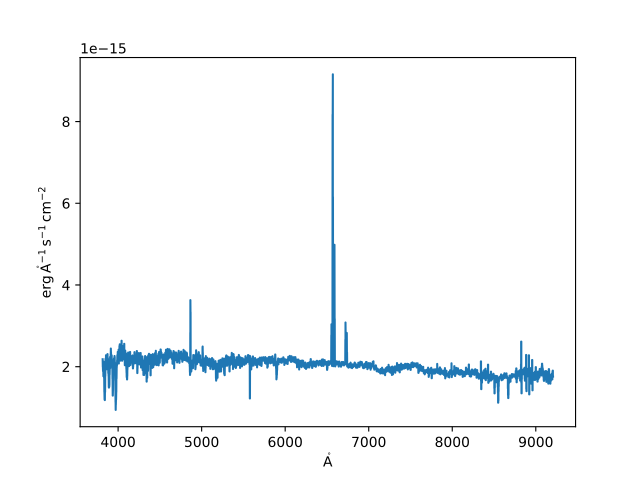

Source code (Python):
# We begin with some basic  imports:

from astropy.io import fits
from astropy import units as u
import numpy as np
from matplotlib import pyplot as plt
from astropy.visualization import quantity_support
quantity_support()  # for getting units on the axes below # doctest: +ELLIPSIS
# <astropy.visualization.units.quantity_support...>

# Now we load the dataset from it's canonical source:

f = fits.open('https://dr14.sdss.org/optical/spectrum/view/data/format=fits/spec=lite?plateid=1323&mjd=52797&fiberid=12') # doctest: +ELLIPSIS
# Downloading ...
specdata = f[1].data
f.close()

# Then we re-format this dataset into astropy quantities, and create a
# `~specutils.Spectrum1D` object:

from specutils import Spectrum1D
lamb = 10**specdata['loglam'] * u.AA
flux = specdata['flux'] * 10**-17 *u.erg *u.s**-1*u.cm**-2 / u.AA
spec = Spectrum1D(spectral_axis=lamb, flux=flux)

# And we plot it:

lines = plt.step(spec.spectral_axis, spec.flux)
